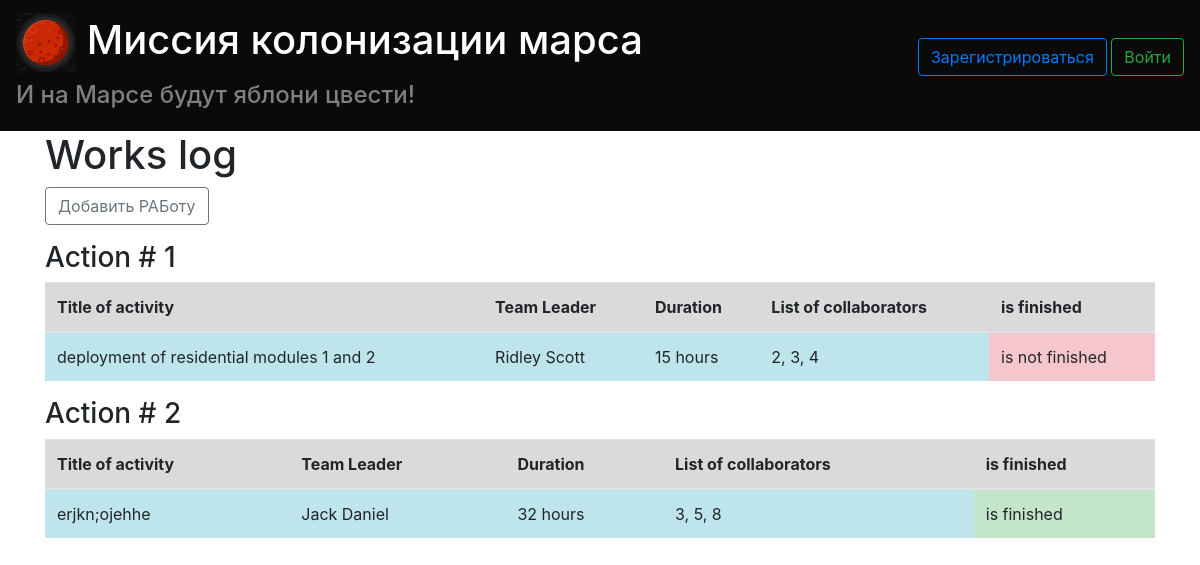
The app's page /, older data.
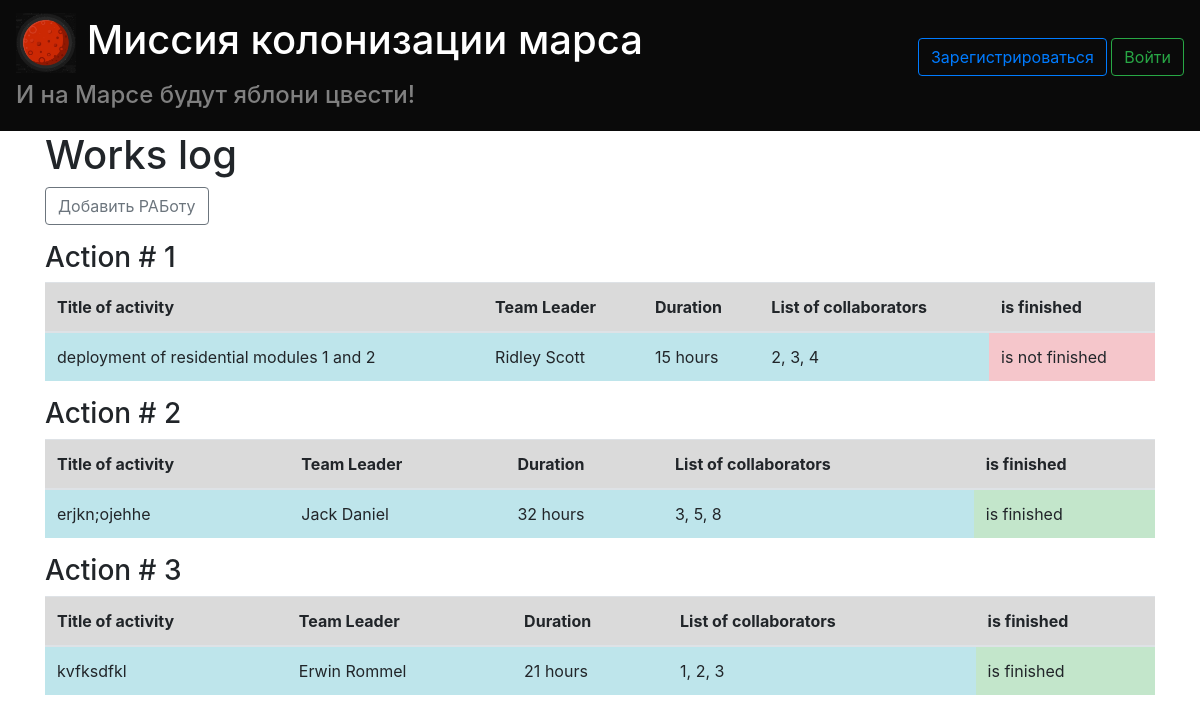
The same page, newer data.
### data/jobs.py (models this page shows)
class Jobs(SqlAlchemyBase):
    __tablename__ = 'jobs'
    id = sqlalchemy.Column(sqlalchemy.Integer,
                           primary_key=True, autoincrement=True)
    job = sqlalchemy.Column(sqlalchemy.String, nullable=True)
    work_size = sqlalchemy.Column(sqlalchemy.Integer, nullable=True)
    collaborators = sqlalchemy.Column(sqlalchemy.String, nullable=True)
    start_date = sqlalchemy.Column(sqlalchemy.DateTime)
    finish_date = sqlalchemy.Column(sqlalchemy.DateTime)
    is_finished = sqlalchemy.Column(sqlalchemy.Boolean, default=True)
    team_leader = sqlalchemy.Column(sqlalchemy.Integer,
                                    sqlalchemy.ForeignKey("users.id"))
    user = orm.relation('User')

### main.py (the view)
@app.route('/')
def work_log():
    global params
    params["mars_image_url"] = url_for('static', filename='img/mars.jpg')
    db_sess = db_session.create_session()
    output = []
    for job in db_sess.query(jobs.Jobs):
        output.append([job.id, job.job, db_sess.query(users.User).filter(users.User.id == job.team_leader)[0].name +
                       ' ' + db_sess.query(users.User).filter(users.User.id == job.team_leader)[0].surname,
                       str(job.work_size) + ' hours', job.collaborators,
                       job.is_finished, job.user])
    params['table_data'] = output
    return render_template('work_log.html', **params)

### data/db_session.py (called while the page is built)
def create_session() -> Session:
    global __factory
    return __factory()

### templates/work_log.html (shortened to what this page needs)
<!DOCTYPE html>
<html lang="en">
<head>
    <link rel="stylesheet"
          href="https://stackpath.bootstrapcdn.com/bootstrap/4.4.1/css/bootstrap.min.css"
>
</head>
<body>
    {% extends "base.html" %}
    {% block content %}
    <h1 style="text-allign:center">Works log  {{current_user.position}}</h1>
    <p><a class="btn btn-outline-secondary " href="/add_work">Добавить РАБоту</a></p>
    {% for i in table_data %}
        <h3>Action # {{i[0]}}</h3>
        <table class="table">
          <thead>
            <tr class="table-active">
              <th>Title of activity</th>
              <th>Team Leader</th>
              <th>Duration</th>
              <th>List of collaborators</th>
              <th>is finished</th>
            </tr>
          </thead>
            <tbody>
            <tr>
                <td class="table-info">{{i[1]}}</td>
                <td class="table-info">{{i[2]}}</td>
                <td class="table-info">{{i[3]}}</td>
                <td class="table-info">{{i[4]}}</td>
                {% if i[5] == 0 %}
                    <td class="table-danger">is not finished</td>
                {% else %}
                    <td class="table-success">is finished</td>
                {% endif %}
            </tr>
            </tbody>
        </table>
    {% endfor %}
    {% endblock %}

Row changes from the older to the newer data that the page shows:
added Jobs: id "3", job "kvfksdfkl", i "Erwin Rommel", i "21 hours", collaborators "1, 2, 3", shows "is finished"
